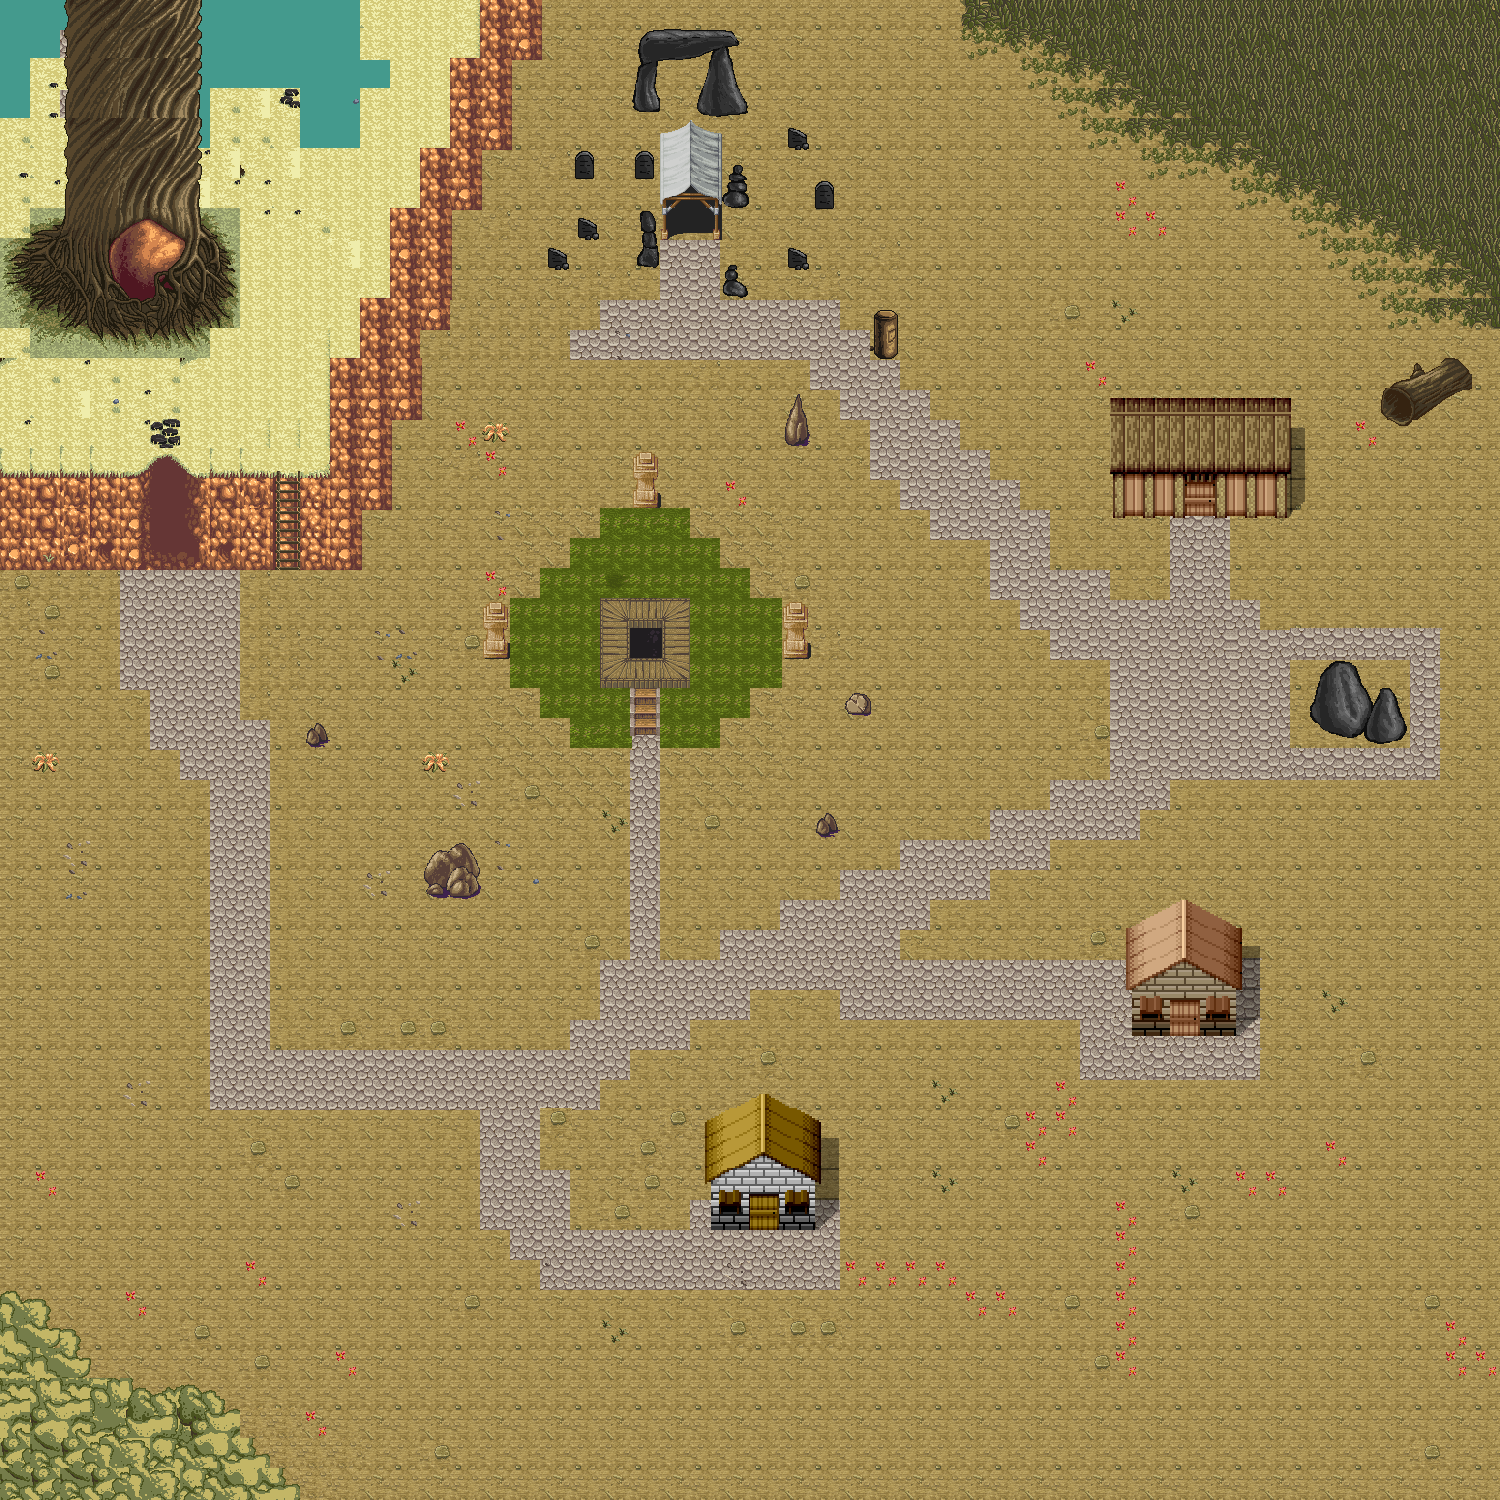

This game map was drawn from its Tiled (.tmx) file and the tilesets committed beside it. A one-line description and the trimmed map source follow:
An orthogonal 50x50 tile map with 30x30 px tiles, 2 tile layers (Tile Layer 1, Tile Layer 2), 6 tilesets and 66 objects (outside, house, tenebrae, mainshop, foodshop, ...).

<map version="1.0" orientation="orthogonal" renderorder="right-down" width="50" height="50" tilewidth="30" tileheight="30" nextobjectid="79">
 <tileset firstgid="1" name="hyptosis_tile-art-batch-3" tilewidth="30" tileheight="30" tilecount="1024" columns="32">
  <image source="../tiles/hyptosis_tile-art-batch-3.png" width="960" height="960" />
 </tileset>
 <tileset firstgid="1025" name="hyptosis_tile-art-batch-3" tilewidth="32" tileheight="32" tilecount="900" columns="30">
  <image source="../tiles/hyptosis_tile-art-batch-3.png" width="960" height="960" />
 </tileset>
 <tileset firstgid="1925" name="hyptosis_tile-art-batch-1" tilewidth="32" tileheight="32" tilecount="900" columns="30">
  <image source="../tiles/hyptosis_tile-art-batch-1.png" width="960" height="960" />
 </tileset>
 <tileset firstgid="2825" name="hyptosis_til-art-batch-2" tilewidth="32" tileheight="32" tilecount="900" columns="30">
  <image source="../tiles/hyptosis_til-art-batch-2.png" width="960" height="960" />
 </tileset>
 <tileset firstgid="3725" name="hyptosis_tile-art-batch-4" tilewidth="32" tileheight="32" tilecount="900" columns="30">
  <image source="../tiles/hyptosis_tile-art-batch-4.png" width="960" height="960" />
 </tileset>
 <tileset firstgid="4625" name="HOUSES" tilewidth="32" tileheight="32" tilecount="208" columns="13">
  <image source="../tiles/HOUSES.png" width="447" height="539" />
 </tileset>
 <layer name="Tile Layer 1" width="50" height="50">
  <data>[2500 cells, 2500 non-empty, 24 distinct tile ids]</data>
 </layer>
 <layer name="Tile Layer 2" width="50" height="50">
  <data>[2500 cells, 876 non-empty, 303 distinct tile ids]</data>
 </layer>
 <objectgroup name="Object Layer 1" visible="0">
  <object id="1" x="7" y="479" width="130" height="89" />
  <object id="3" name="outside" x="143" y="455" width="57" height="91" />
  <object id="4" x="204" y="479" width="65" height="86" />
  <object id="5" x="304" y="482" width="51" height="85" />
  <object id="6" x="339" y="366" width="48" height="109" />
  <object id="7" x="362" y="481" width="24" height="25" />
  <object id="8" x="365" y="301" width="48" height="56" />
  <object id="9" x="394" y="366" width="22" height="47" />
  <object id="10" x="394" y="212" width="56" height="76" />
  <object id="11" x="423" y="299" width="21" height="26" />
  <object id="12" x="424" y="153" width="50" height="52" />
  <object id="13" x="454" y="63" width="53" height="79" />
  <object id="14" x="488" y="4" width="46" height="49" />
  <object id="15" x="66" y="3" width="128" height="353" />
  <object id="16" x="203" y="214" width="30" height="104" />
  <object id="17" x="13" y="247" width="45" height="77" />
  <object id="18" x="39" y="214" width="22" height="29" />
  <object id="19" x="39" y="331" width="23" height="21" />
  <object id="20" x="206" y="3" width="150" height="79" />
  <object id="21" x="302" y="90" width="54" height="51" />
  <object id="22" x="4" y="9" width="46" height="39" />
  <object id="23" x="5" y="59" width="26" height="55" />
  <object id="27" x="633" y="31" width="111" height="82" />
  <object id="28" name="house" x="675" y="197" width="31" height="30" />
  <object id="29" x="641" y="217" width="17" height="46" />
  <object id="30" x="637" y="151" width="17" height="28" />
  <object id="31" x="576" y="155" width="16" height="25" />
  <object id="32" x="578" y="219" width="20" height="19" />
  <object id="33" x="550" y="250" width="18" height="16" />
  <object id="34" x="725" y="271" width="18" height="27" />
  <object id="35" x="727" y="168" width="20" height="40" />
  <object id="36" x="876" y="311" width="20" height="43" />
  <object id="37" x="790" y="248" width="16" height="21" />
  <object id="38" x="820" y="181" width="13" height="26" />
  <object id="39" x="790" y="131" width="10" height="17" />
  <object id="40" x="634" y="452" width="27" height="57" />
  <object id="41" x="787" y="395" width="19" height="48" />
  <object id="42" x="788" y="605" width="19" height="50" />
  <object id="43" x="484" y="600" width="24" height="55" />
  <object id="44" x="604" y="601" width="19" height="85" />
  <object id="45" x="427" y="849" width="54" height="46" />
  <object id="46" x="5" y="1301" width="50" height="196" />
  <object id="47" x="70" y="1383" />
  <object id="48" x="69" y="1382" width="156" height="102" />
  <object id="49" x="234" y="1457" width="43" height="41" />
  <object id="50" x="1293" y="664" width="115" height="80" />
  <object id="51" x="1385" y="366" width="79" height="49" />
  <object id="52" x="970" y="0" width="520" height="41" />
  <object id="53" x="1060" y="69" width="411" height="57" />
  <object id="54" x="1196" y="116" width="303" height="53" />
  <object id="55" x="1331" y="171" width="166" height="57" />
  <object id="56" x="1407" y="240" width="95" height="40" />
  <object id="58" x="661" y="133" width="53" height="61" />
  <object id="60" x="627" y="602" width="57" height="15" />
  <object id="61" x="666" y="624" width="21" height="55" />
  <object id="62" name="tenebrae" x="630" y="625" width="29" height="12" />
  <object id="65" x="1111" y="404" width="178" height="82" />
  <object id="66" name="mainshop" x="1187" y="491" width="26" height="14" />
  <object id="67" x="861" y="664" />
  <object id="70" name="foodshop" x="1172" y="1003" width="30" height="34" />
  <object id="73" x="1126" y="930" width="111" height="68" />
  <object id="74" x="1137" y="910" width="94" height="16" />
  <object id="75" x="1172" y="898" width="23" height="9" />
  <object id="76" x="751" y="1089" width="28" height="17" />
  <object id="77" x="703" y="1094" width="118" height="91" />
  <object id="78" name="homeclothshop" x="748" y="1188" width="33" height="44" />
 </objectgroup>
</map>
